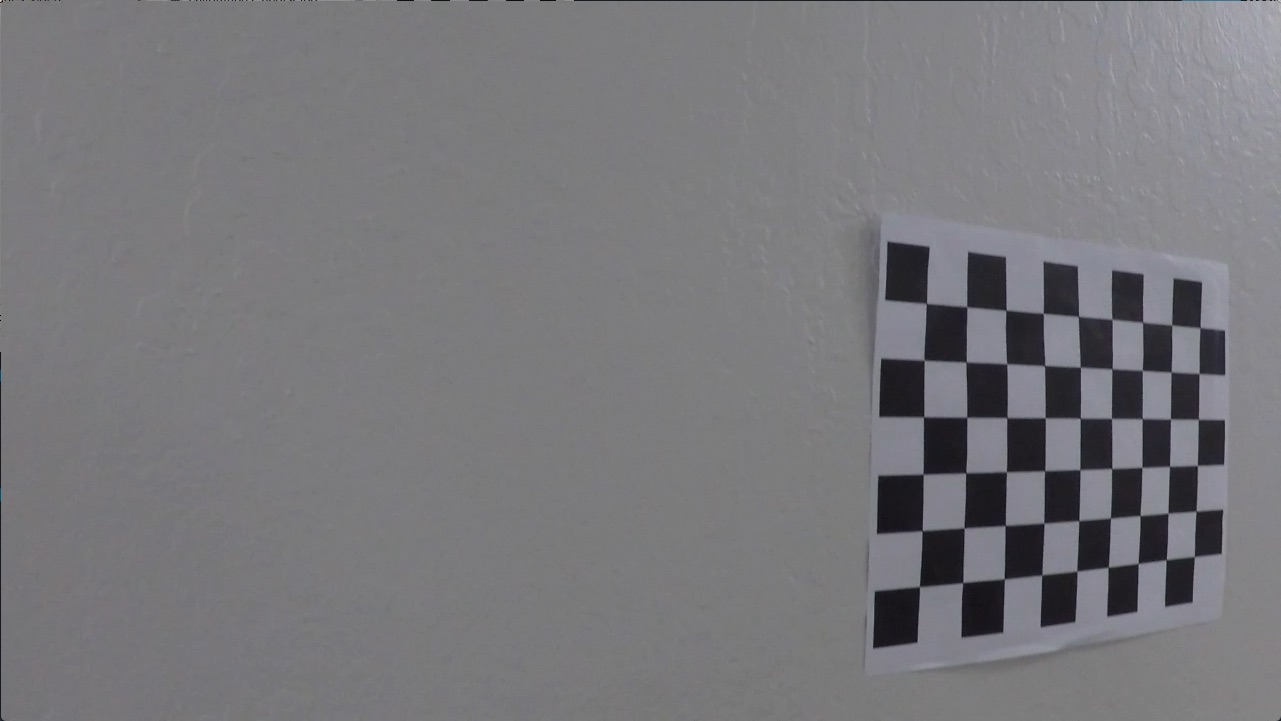
#> input picture test_images/ckbd_test_image.jpg, 1281 x 721 px
$ python -i image_processing.py   (imports and definitions only)   (older library calls are emulated)
#> lines starting #> are read from the running program, lines starting #| are printed output that depends on the picture
import cv2
import lane_finding_calibration as lfc
import os
import sys
import logging
import numpy as np
import pickle
from tracker import Tracker
import time
from moviepy.editor import VideoFileClip   # 1:10:00
from IPython.display import HTML

# [1 line not run here, left out]
logger = logging.getLogger(__name__)


# [56 lines left out: functions unwarp_corners, hls_select, not called in this run]


def abs_sobel_thresh(img, orient='x', thresh_min=0, thresh_max=255):
    """
    Takes an image, gradient orientation,
    # and threshold min / max values.
    :param img:
    :param orient:
    :param thresh_min:
    :param thresh_max:
    :return:
    """
#> called with orient = 'x', thresh_min = 0, thresh_max = 255
    # Convert to grayscale
    gray = cv2.cvtColor(img, cv2.COLOR_RGB2GRAY)
    # Apply x or y gradient with the OpenCV Sobel() function
    # and take the absolute value
    if orient == 'x':
        abs_sobel = np.absolute(cv2.Sobel(gray, cv2.CV_64F, 1, 0))
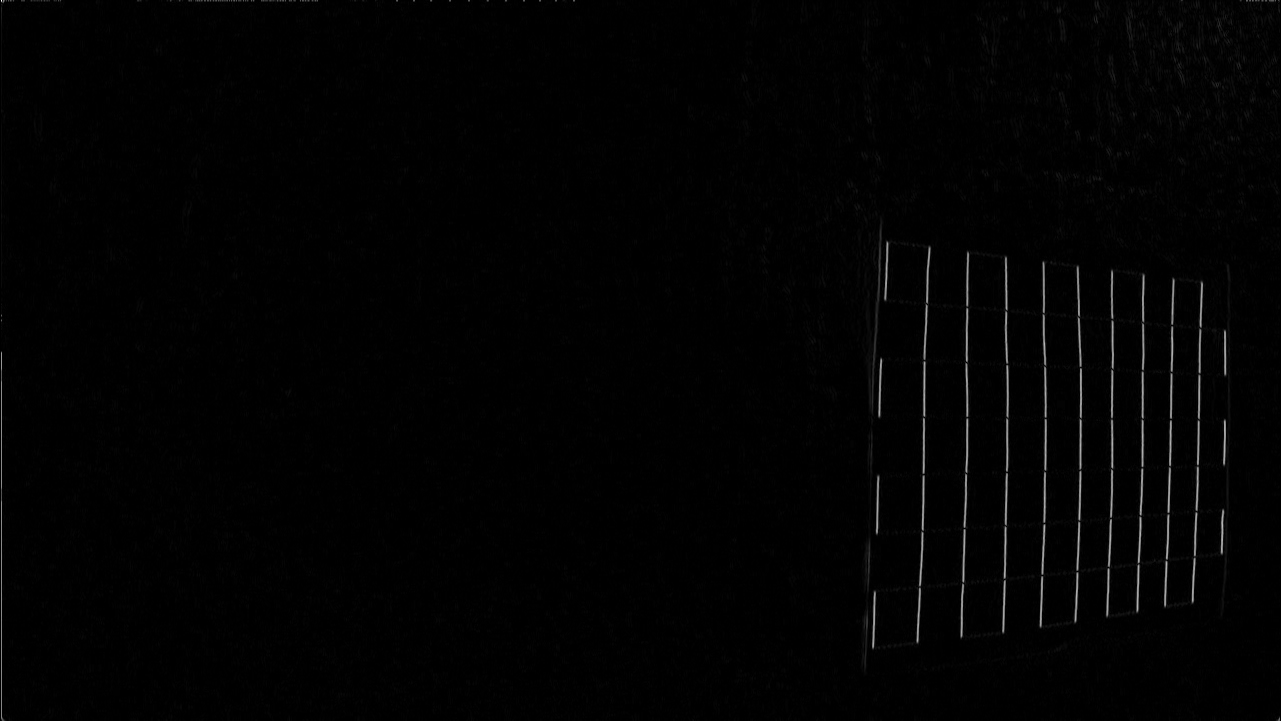
#> abs_sobel: shape (721, 1281) float64; min 0, max 676, mean 7.2; drawn with min black and max white
    if orient == 'y':
        abs_sobel = np.absolute(cv2.Sobel(gray, cv2.CV_64F, 0, 1))
    # Rescale back to 8 bit integer
    scaled_sobel = np.uint8(255*abs_sobel/np.max(abs_sobel))
    # Create a copy and apply the threshold
    binary_output = np.zeros_like(scaled_sobel)
    # Here I'm using inclusive (>=, <=) thresholds, but exclusive is ok too
    binary_output[(scaled_sobel >= thresh_min) & (scaled_sobel <= thresh_max)] = 1

    # Return the result
    return binary_output


# [92 lines left out: functions mag_thresh, dir_threshold, color_threshold, window_mask, not called in this run]


# [160 lines not run here, left out]

>>> import cv2
>>> picture = cv2.cvtColor(cv2.imread('test_images/ckbd_test_image.jpg'), cv2.COLOR_BGR2RGB)
>>> result = abs_sobel_thresh(picture)
#> result: shape (721, 1281); every value is 1
